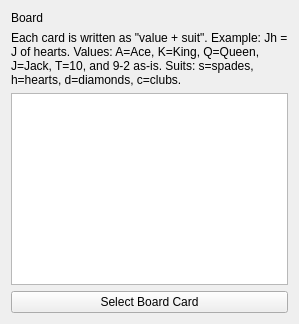
       <widget class="QWidget" name="wizardStepBoard">
        <layout class="QVBoxLayout" name="boardLayout">
         <item>
         <widget class="QLabel" name="label">
          <property name="text">
           <string>Board</string>
          </property>
         </widget>
        </item>
        <item>
         <widget class="QLabel" name="boardNotationLegend">
          <property name="wordWrap">
           <bool>true</bool>
          </property>
          <property name="text">
           <string>Each card is written as "value + suit". Example: Jh = J of hearts. Values: A=Ace, K=King, Q=Queen, J=Jack, T=10, and 9-2 as-is. Suits: s=spades, h=hearts, d=diamonds, c=clubs.</string>
          </property>
         </widget>
        </item>
        <item>
         <widget class="QTextEdit" name="boardText">
          <property name="html">
           <string>&lt;!DOCTYPE HTML PUBLIC &quot;-//W3C//DTD HTML 4.0//EN&quot; &quot;http://www.w3.org/TR/REC-html40/strict.dtd&quot;&gt;
&lt;html&gt;&lt;head&gt;&lt;meta name=&quot;qrichtext&quot; content=&quot;1&quot; /&gt;&lt;meta charset=&quot;utf-8&quot; /&gt;&lt;style type=&quot;text/css&quot;&gt;
p, li { white-space: pre-wrap; }
&lt;/style&gt;&lt;/head&gt;&lt;body style=&quot; font-family:'Segoe UI'; font-size:9pt; font-weight:400; font-style:normal;&quot;&gt;
&lt;p style=&quot; margin-top:0px; margin-bottom:0px; margin-left:0px; margin-right:0px; -qt-block-indent:0; text-indent:0px;&quot;&gt;&lt;span style=&quot; font-family:'.AppleSystemUIFont'; font-size:13pt;&quot;&gt;&lt;/span&gt;&lt;/p&gt;&lt;/body&gt;&lt;/html&gt;</string>
          </property>
         </widget>
        </item>
        <item>
         <widget class="QPushButton" name="selectBoardButton">
          <property name="text">
           <string>Select Board Card</string>
          </property>
         </widget>
        </item>
        </layout>
       </widget>
